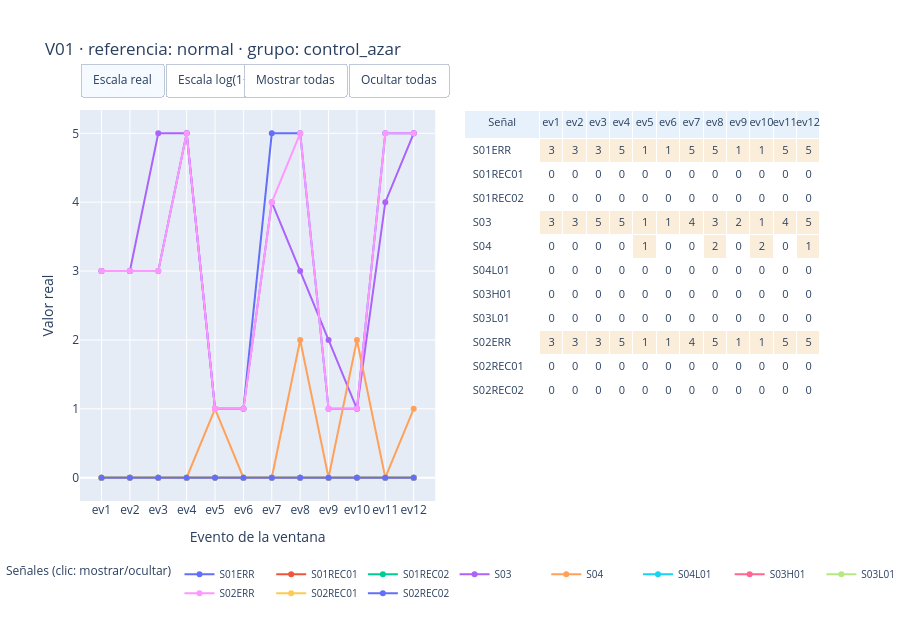

Notebook code for this chart:
### Markdown cell above
## 5. Revisión de las respuestas

- **5.1:** una ventana: la gráfica con su tabla (nombres cortos) y el veredicto y la probabilidad de cada modelo y variante.
- **5.2:** el informe HTML con todas las ventanas y **las respuestas completas del modelo**. Lleva los nombres reales: se guarda en `privado/experimento_2/informes/`. Descárgalo de Drive y ábrelo en el navegador (funciona sin conexión).

### Code cell
# --- 5.1 Una ventana: gráfica + tabla y el veredicto de cada modelo y variante ---
import plotly.io as pio
from visualizacion import graficar_ventana_y_tabla

pio.renderers.default = "vscode"   # "colab" si lo ejecutas en Colab desde el navegador
ID_VENTANA = VENTANAS[0]["id"]     # cambia el identificador para ver otra

w = next(v for v in VENTANAS if v["id"] == ID_VENTANA)
graficar_ventana_y_tabla(fuente.ventana(w["conjunto"], w["indice"]), NOMBRES_CONTADORES,
                         f"{ID_VENTANA} · referencia: {w['referencia']} · grupo: {w['grupo']}")
display(exp2.detalle_ventana(df, ID_VENTANA)[["modelo", "metodo", "orientacion", "veredicto", "p_interna"]])

### Figure 1 — Plotly figure (JSON) as saved in the notebook; plotly's stock layout.template omitted (floating-point values rounded to 4 significant figures; data arrays with more than 128 entries replaced by an {"elided": "..."} marker saying what was removed)
{"data": [{"customdata": [3, 3, 3, 5, 1, 1, 5, 5, 1, 1, 5, 5], "hovertemplate": "S01ERR<br>%{x}: %{customdata:,.0f}<extra></extra>", "mode": "lines+markers", "name": "S01ERR", "type": "scatter", "x": ["ev1", "ev2", "ev3", "ev4", "ev5", "ev6", "ev7", "ev8", "ev9", "ev10", "ev11", "ev12"], "xaxis": "x", "y": [3, 3, 3, 5, 1, 1, 5, 5, 1, 1, 5, 5], "yaxis": "y"}, {"customdata": [0, 0, 0, 0, 0, 0, 0, 0, 0, 0, 0, 0], "hovertemplate": "S01REC01<br>%{x}: %{customdata:,.0f}<extra></extra>", "mode": "lines+markers", "name": "S01REC01", "type": "scatter", "x": ["ev1", "ev2", "ev3", "ev4", "ev5", "ev6", "ev7", "ev8", "ev9", "ev10", "ev11", "ev12"], "xaxis": "x", "y": [0, 0, 0, 0, 0, 0, 0, 0, 0, 0, 0, 0], "yaxis": "y"}, {"customdata": [0, 0, 0, 0, 0, 0, 0, 0, 0, 0, 0, 0], "hovertemplate": "S01REC02<br>%{x}: %{customdata:,.0f}<extra></extra>", "mode": "lines+markers", "name": "S01REC02", "type": "scatter", "x": ["ev1", "ev2", "ev3", "ev4", "ev5", "ev6", "ev7", "ev8", "ev9", "ev10", "ev11", "ev12"], "xaxis": "x", "y": [0, 0, 0, 0, 0, 0, 0, 0, 0, 0, 0, 0], "yaxis": "y"}, {"customdata": [3, 3, 5, 5, 1, 1, 4, 3, 2, 1, 4, 5], "hovertemplate": "S03<br>%{x}: %{customdata:,.0f}<extra></extra>", "mode": "lines+markers", "name": "S03", "type": "scatter", "x": ["ev1", "ev2", "ev3", "ev4", "ev5", "ev6", "ev7", "ev8", "ev9", "ev10", "ev11", "ev12"], "xaxis": "x", "y": [3, 3, 5, 5, 1, 1, 4, 3, 2, 1, 4, 5], "yaxis": "y"}, {"customdata": [0, 0, 0, 0, 1, 0, 0, 2, 0, 2, 0, 1], "hovertemplate": "S04<br>%{x}: %{customdata:,.0f}<extra></extra>", "mode": "lines+markers", "name": "S04", "type": "scatter", "x": ["ev1", "ev2", "ev3", "ev4", "ev5", "ev6", "ev7", "ev8", "ev9", "ev10", "ev11", "ev12"], "xaxis": "x", "y": [0, 0, 0, 0, 1, 0, 0, 2, 0, 2, 0, 1], "yaxis": "y"}, {"customdata": [0, 0, 0, 0, 0, 0, 0, 0, 0, 0, 0, 0], "hovertemplate": "S04L01<br>%{x}: %{customdata:,.0f}<extra></extra>", "mode": "lines+markers", "name": "S04L01", "type": "scatter", "x": ["ev1", "ev2", "ev3", "ev4", "ev5", "ev6", "ev7", "ev8", "ev9", "ev10", "ev11", "ev12"], "xaxis": "x", "y": [0, 0, 0, 0, 0, 0, 0, 0, 0, 0, 0, 0], "yaxis": "y"}, {"customdata": [0, 0, 0, 0, 0, 0, 0, 0, 0, 0, 0, 0], "hovertemplate": "S03H01<br>%{x}: %{customdata:,.0f}<extra></extra>", "mode": "lines+markers", "name": "S03H01", "type": "scatter", "x": ["ev1", "ev2", "ev3", "ev4", "ev5", "ev6", "ev7", "ev8", "ev9", "ev10", "ev11", "ev12"], "xaxis": "x", "y": [0, 0, 0, 0, 0, 0, 0, 0, 0, 0, 0, 0], "yaxis": "y"}, {"customdata": [0, 0, 0, 0, 0, 0, 0, 0, 0, 0, 0, 0], "hovertemplate": "S03L01<br>%{x}: %{customdata:,.0f}<extra></extra>", "mode": "lines+markers", "name": "S03L01", "type": "scatter", "x": ["ev1", "ev2", "ev3", "ev4", "ev5", "ev6", "ev7", "ev8", "ev9", "ev10", "ev11", "ev12"], "xaxis": "x", "y": [0, 0, 0, 0, 0, 0, 0, 0, 0, 0, 0, 0], "yaxis": "y"}, {"customdata": [3, 3, 3, 5, 1, 1, 4, 5, 1, 1, 5, 5], "hovertemplate": "S02ERR<br>%{x}: %{customdata:,.0f}<extra></extra>", "mode": "lines+markers", "name": "S02ERR", "type": "scatter", "x": ["ev1", "ev2", "ev3", "ev4", "ev5", "ev6", "ev7", "ev8", "ev9", "ev10", "ev11", "ev12"], "xaxis": "x", "y": [3, 3, 3, 5, 1, 1, 4, 5, 1, 1, 5, 5], "yaxis": "y"}, {"customdata": [0, 0, 0, 0, 0, 0, 0, 0, 0, 0, 0, 0], "hovertemplate": "S02REC01<br>%{x}: %{customdata:,.0f}<extra></extra>", "mode": "lines+markers", "name": "S02REC01", "type": "scatter", "x": ["ev1", "ev2", "ev3", "ev4", "ev5", "ev6", "ev7", "ev8", "ev9", "ev10", "ev11", "ev12"], "xaxis": "x", "y": [0, 0, 0, 0, 0, 0, 0, 0, 0, 0, 0, 0], "yaxis": "y"}, {"customdata": [0, 0, 0, 0, 0, 0, 0, 0, 0, 0, 0, 0], "hovertemplate": "S02REC02<br>%{x}: %{customdata:,.0f}<extra></extra>", "mode": "lines+markers", "name": "S02REC02", "type": "scatter", "x": ["ev1", "ev2", "ev3", "ev4", "ev5", "ev6", "ev7", "ev8", "ev9", "ev10", "ev11", "ev12"], "xaxis": "x", "y": [0, 0, 0, 0, 0, 0, 0, 0, 0, 0, 0, 0], "yaxis": "y"}, {"cells": {"align": ["left", "right", "right", "right", "right", "right", "right", "right", "right", "right", "right", "right", "right"], "fill": {"color": {"elided": "13x11 str values"}}, "font": {"size": 11}, "height": 24, "values": {"elided": "13x11 str values"}}, "columnwidth": [3.2, 1, 1, 1, 1, 1, 1, 1, 1, 1, 1, 1, 1], "domain": {"x": [0.52, 1], "y": [0, 1]}, "header": {"align": "center", "fill": {"color": "#E6F1FB"}, "font": {"size": 11}, "values": ["Señal", "ev1", "ev2", "ev3", "ev4", "ev5", "ev6", "ev7", "ev8", "ev9", "ev10", "ev11", "ev12"]}, "type": "table"}], "layout": {"height": 620, "legend": {"font": {"size": 10}, "orientation": "h", "title": {"text": "Señales (clic: mostrar/ocultar)"}, "x": 0, "xanchor": "left", "y": -0.15, "yanchor": "top"}, "margin": {"b": 40, "t": 110}, "title": {"text": "V01 · referencia: normal · grupo: control_azar"}, "updatemenus": [{"buttons": [{"args": [{"y": {"elided": "11x12 int values"}}, {"yaxis.title.text": "Valor real"}, [0, 1, 2, 3, 4, 5, 6, 7, 8, 9, 10]], "label": "Escala real", "method": "update"}, {"args": [{"y": {"elided": "11x12 float values"}}, {"yaxis.title.text": "signo · log(1 + |valor|)"}, [0, 1, 2, 3, 4, 5, 6, 7, 8, 9, 10]], "label": "Escala log(1+x)", "method": "update"}], "direction": "right", "showactive": true, "type": "buttons", "x": 0, "xanchor": "left", "y": 1.12}, {"buttons": [{"args": [{"visible": [true, true, true, true, true, true, true, true, true, true, true]}, [0, 1, 2, 3, 4, 5, 6, 7, 8, 9, 10]], "label": "Mostrar todas", "method": "restyle"}, {"args": [{"visible": ["legendonly", "legendonly", "legendonly", "legendonly", "legendonly", "legendonly", "legendonly", "legendonly", "legendonly", "legendonly", "legendonly"]}, [0, 1, 2, 3, 4, 5, 6, 7, 8, 9, 10]], "label": "Ocultar todas", "method": "restyle"}], "direction": "right", "showactive": false, "type": "buttons", "x": 0.22, "xanchor": "left", "y": 1.12}], "xaxis": {"anchor": "y", "domain": [0, 0.48], "title": {"text": "Evento de la ventana"}}, "yaxis": {"anchor": "x", "domain": [0, 1], "title": {"text": "Valor real"}}}}
